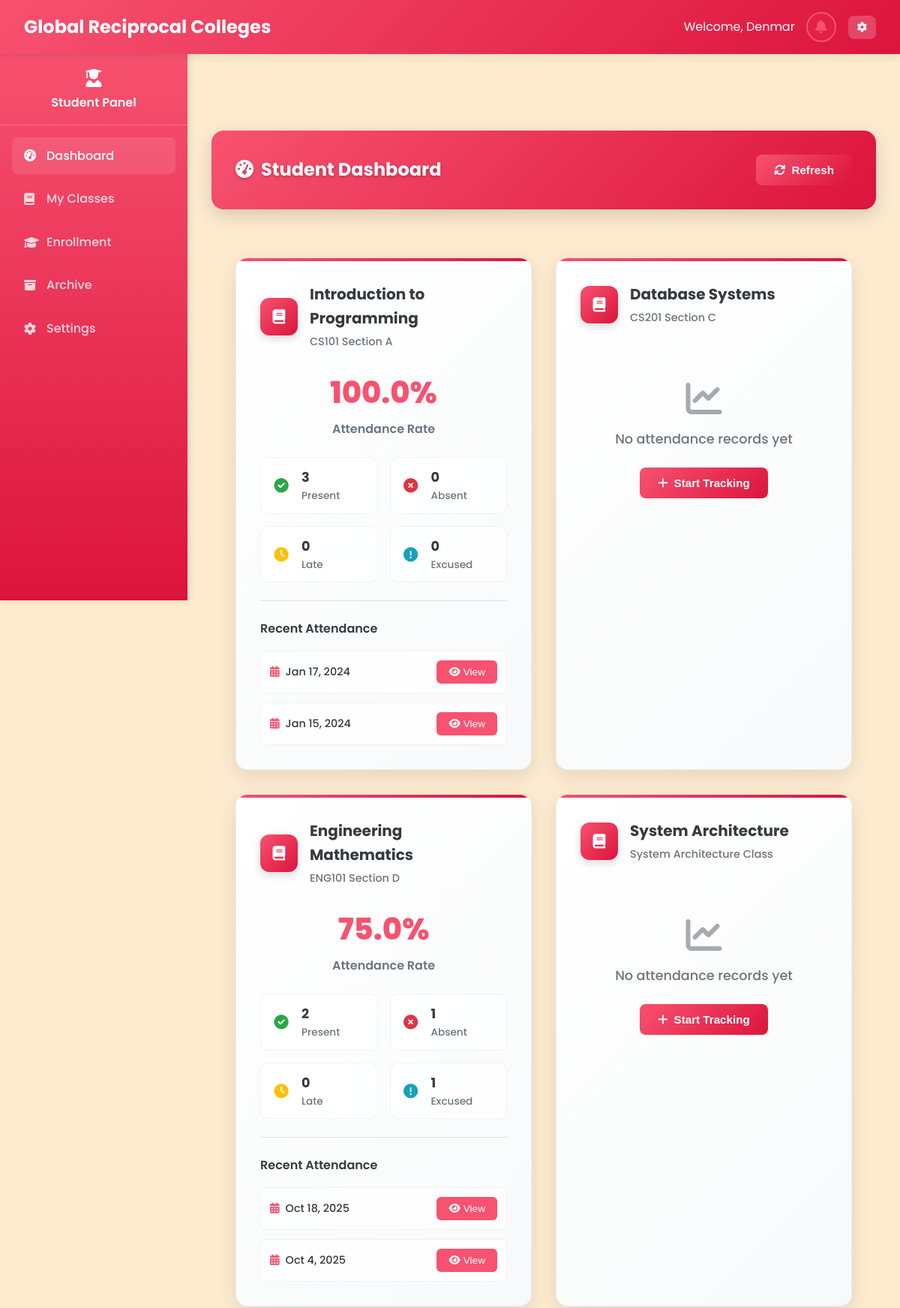
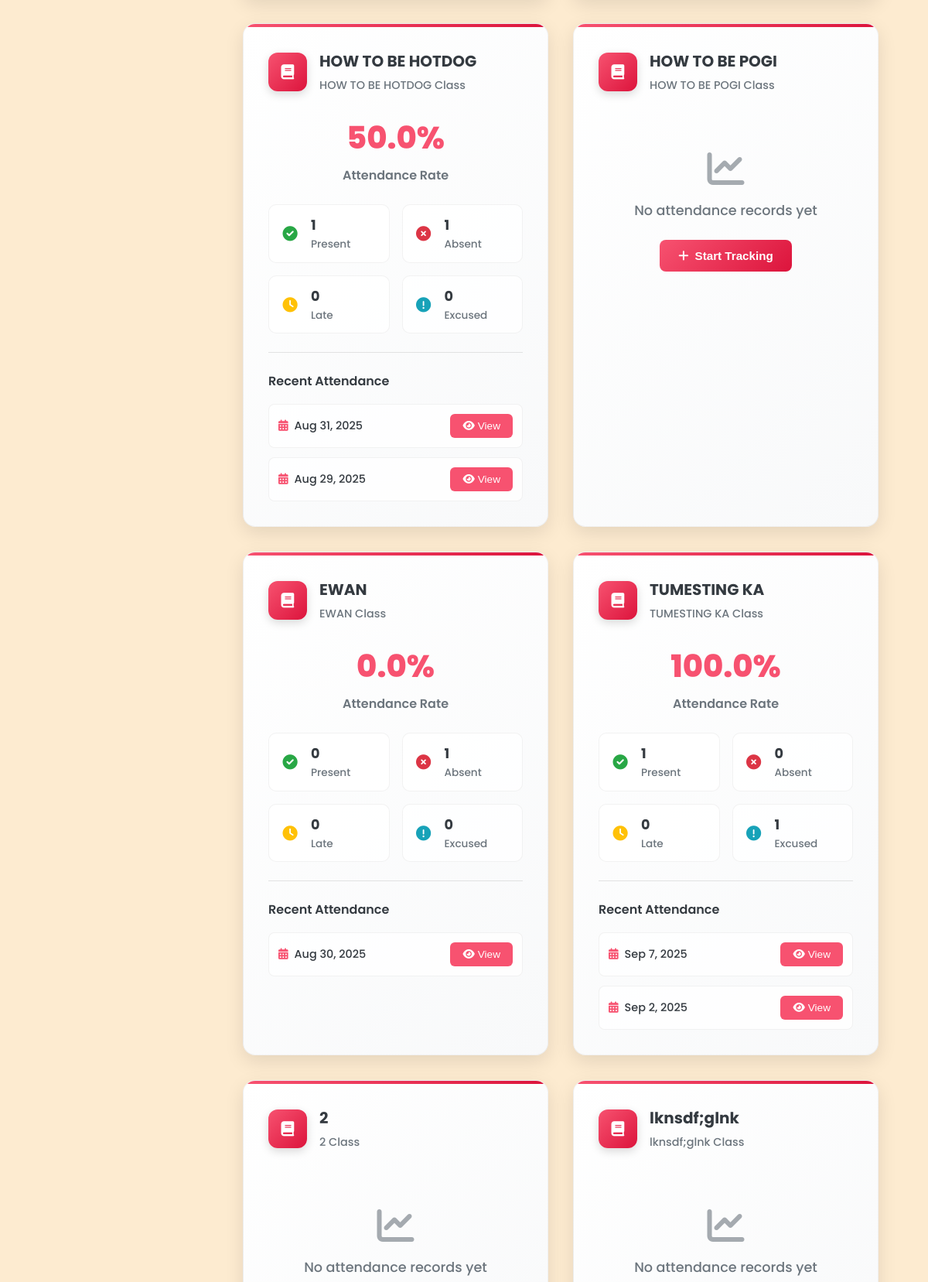
The app's page /Student/student_dashboard.php (signed in, upper part) with its own data (2 pictures, top to bottom).
### tables this page shows
CREATE TABLE `classes` (
  `class_id` varchar(20) NOT NULL,
  `class_name` varchar(100) NOT NULL,
  `class_code` varchar(20) NOT NULL,
  `subject_id` varchar(20) DEFAULT NULL,
  `professor_id` varchar(20) DEFAULT NULL,
  `schedule` varchar(100) DEFAULT NULL,
  `room` varchar(50) DEFAULT NULL,
  `created_at` datetime NOT NULL,
  `updated_at` datetime NOT NULL,
  `section` varchar(10) DEFAULT NULL,
  `semester_id` int(11) DEFAULT NULL,
  `status` enum('active','archived') DEFAULT 'active',
  `school_year_semester_id` int(11) DEFAULT NULL
);

CREATE TABLE `subjects` (
  `subject_id` varchar(20) NOT NULL,
  `subject_name` varchar(100) NOT NULL,
  `subject_code` varchar(20) NOT NULL,
  `description` text DEFAULT NULL,
  `credits` int(11) NOT NULL,
  `duration_id` int(11) DEFAULT NULL,
  `created_at` datetime NOT NULL,
  `updated_at` datetime NOT NULL,
  `semester_id` int(11) DEFAULT NULL
);

### Student/student_dashboard.php (the view, shortened to what this page needs)
     <?php
require_once '../php/db.php';
$student_id = $_SESSION['user_id'];
?>
<!DOCTYPE html>
<html lang="en">
<head>
    <link rel="stylesheet" href="../css/styles_fixed.css">
    <link rel="stylesheet" href="https://cdnjs.cloudflare.com/ajax/libs/font-awesome/6.0.0/css/all.min.css">
</head>
<body>
    <?php include '../includes/navbar_student.php'; ?>
    <?php include '../includes/sidebar_student.php'; ?>
    <main class="main-content">
        <div class="table-header-enhanced">
            <h2 class="table-title-enhanced"><i class="fas fa-tachometer-alt" style="margin-right: 10px;"></i>Student Dashboard</h2>
            <div class="table-actions-enhanced">
                <button class="btn btn-primary" onclick="refreshDashboard()">
                    <i class="fas fa-sync-alt"></i>
                    Refresh
                </button>
            </div>
        </div>
        <div class="dashboard-container">
        <?php
        $stmt = $pdo->prepare("SELECT c.class_id, c.class_name, s.subject_name
                               FROM student_classes sc
                               JOIN classes c ON sc.class_id = c.class_id
                               JOIN subjects s ON c.subject_id = s.subject_id
                               WHERE sc.student_id = ? AND c.status != 'archived'");
        $stmt->execute([$student_id]);
        $student_subjects = $stmt->fetchAll();
        $attendance_stats = [];
        $recent_dates = [];
        foreach ($student_subjects as $subject) {
            $query = "SELECT
                        COUNT(*) as total_records,
                        SUM(CASE WHEN status = 'Present' THEN 1 ELSE 0 END) as present,
                        SUM(CASE WHEN status = 'Absent' THEN 1 ELSE 0 END) as absent,
                        SUM(CASE WHEN status = 'Late' THEN 1 ELSE 0 END) as late,
                        SUM(CASE WHEN status = 'Excused' THEN 1 ELSE 0 END) as excused
                      FROM attendance
                      WHERE student_id = ? AND class_id = ?";
            $stmt2 = $pdo->prepare($query);
            $stmt2->execute([$student_id, $subject['class_id']]);
            $stats = $stmt2->fetch();
            $attendance_stats[$subject['class_id']] = $stats;
            $query = "SELECT DISTINCT date
                      FROM attendance
                      WHERE student_id = ? AND class_id = ?
                      ORDER BY date DESC
                      LIMIT 2";
            $stmt3 = $pdo->prepare($query);
            $stmt3->execute([$student_id, $subject['class_id']]);
            $dates = $stmt3->fetchAll(PDO::FETCH_COLUMN);
            $recent_dates[$subject['class_id']] = $dates;
        }
        ?>
        <div class="stats-grid">
            <?php foreach ($student_subjects as $subject):
                $stats = $attendance_stats[$subject['class_id']] ?? null;
            ?>
            <div class="stat-card-enhanced">
                <div class="stat-header-enhanced">
                    <div class="stat-icon-enhanced">
                        <i class="fas fa-book"></i>
                    </div>
                    <div class="stat-info-enhanced">
                        <h3 class="stat-title-enhanced"><?php echo htmlspecialchars($subject['subject_name']); ?></h3>
                        <p class="stat-subtitle-enhanced"><?php echo htmlspecialchars($subject['class_name']); ?></p>
                    </div>
                </div>
                <?php if ($stats && $stats['total_records'] > 0):
                    $attendance_rate = ($stats['present'] + $stats['late'] + $stats['excused']) / $stats['total_records'] * 100;
                ?>
                <div class="stat-metrics-enhanced">
                    <div class="stat-main-metric">
                        <div class="stat-value-enhanced"><?php echo number_format($attendance_rate, 1); ?>%</div>
                        <div class="stat-label-enhanced">Attendance Rate</div>
                    </div>
                    <div class="stat-breakdown-enhanced">
                        <div class="stat-breakdown-item">
                            <i class="fas fa-check-circle stat-breakdown-icon" style="color: #28a745;"></i>
                            <div>
                                <div class="stat-breakdown-value"><?php echo $stats['present']; ?></div>
                                <div class="stat-breakdown-label">Present</div>
                            </div>
                        </div>
                        <div class="stat-breakdown-item">
                            <i class="fas fa-times-circle stat-breakdown-icon" style="color: #dc3545;"></i>
                            <div>
                                <div class="stat-breakdown-value"><?php echo $stats['absent']; ?></div>
                                <div class="stat-breakdown-label">Absent</div>
                            </div>
                        </div>
                        <div class="stat-breakdown-item">
                            <i class="fas fa-clock stat-breakdown-icon" style="color: #ffc107;"></i>
                            <div>
                                <div class="stat-breakdown-value"><?php echo $stats['late']; ?></div>
                                <div class="stat-breakdown-label">Late</div>
                            </div>
                        </div>
                        <div class="stat-breakdown-item">
                            <i class="fas fa-exclamation-circle stat-breakdown-icon" style="color: #17a2b8;"></i>
                            <div>
                                <div class="stat-breakdown-value"><?php echo $stats['excused']; ?></div>
                                <div class="stat-breakdown-label">Excused</div>
                            </div>
                        </div>
                    </div>
                </div>
                <?php if (!empty($recent_dates[$subject['class_id']])): ?>
                <div class="stat-actions-enhanced">
                    <h4 class="stat-section-title">Recent Attendance</h4>
                    <div class="stat-recent-list">
                        <?php foreach ($recent_dates[$subject['class_id']] as $date): ?>
                        <div class="stat-recent-item">
                            <div class="stat-recent-date">
                                <i class="fas fa-calendar-alt" style="color: var(--primary);"></i>
                                <?php echo date('M j, Y', strtotime($date)); ?>
                            </div>
                            <button class="stat-action-btn" onclick="openAttendanceModal('<?php echo $subject['class_id']; ?>', '<?php echo $date; ?>')">
                                <i class="fas fa-eye"></i>
                                View
                            </button>
                        </div>
                        <?php endforeach; ?>
                    </div>
                </div>
                <?php endif; ?>
                <?php else: ?>
                <div class="stat-empty-enhanced">
                    <i class="fas fa-chart-line stat-empty-icon"></i>
                    <div class="stat-empty-text">No attendance records yet</div>
                    <button class="stat-primary-btn">
                        <i class="fas fa-plus"></i>
                        Start Tracking
                    </button>
                </div>
                <?php endif; ?>
            </div>
            <?php endforeach; ?>
        </div>
        </div>
</body>
</html>

### includes/navbar_student.php (style rules this page uses)
:root { --primary: #F75270; --primary-dark: #DC143C; --primary-light: #F7CAC9; --secondary: #F75270; --accent: #F7CAC9; --light: #FDEBD0; --dark: #343a40; --gray: #6c757d; --light-gray: #F7CAC9; --success: #28a745; --warning: #ffc107; --danger: #dc3545; --info: #17a2b8; }

### includes/sidebar_student.php (style rules this page uses)
.main-content { margin-left: 250px; padding: 2rem; width: calc(100% - 250px); box-sizing: border-box; }

### records on screen
classes: subject.subject_name "Introduction to Programming", class_name "CS101 Section A", attendance_rate "100.0", present "3", absent "0", late "0", excused "0", class_id "Jan 17, 2024", class_id "Jan 15, 2024"
classes: subject.subject_name "Database Systems", class_name "CS201 Section C", shows "No attendance records yet"
classes: subject.subject_name "Engineering Mathematics", class_name "ENG101 Section D", attendance_rate "75.0", present "2", absent "1", late "0", excused "1", class_id "Oct 18, 2025", class_id "Oct 4, 2025"
classes: subject.subject_name "System Architecture", class_name "System Architecture Class", shows "No attendance records yet"
classes: subject.subject_name "HOW TO BE HOTDOG", class_name "HOW TO BE HOTDOG Class", attendance_rate "50.0", present "1", absent "1", late "0", excused "0", class_id "Aug 31, 2025", class_id "Aug 29, 2025"
classes: subject.subject_name "HOW TO BE POGI", class_name "HOW TO BE POGI Class", shows "No attendance records yet"
classes: subject.subject_name "EWAN", class_name "EWAN Class", attendance_rate "0.0", present "0", absent "1", late "0", excused "0", class_id "Aug 30, 2025"
classes: subject.subject_name "TUMESTING KA", class_name "TUMESTING KA Class", attendance_rate "100.0", present "1", absent "0", late "0", excused "1", class_id "Sep 7, 2025", class_id "Sep 2, 2025"
classes: subject.subject_name "2", class_name "2 Class", shows "No attendance records yet"
classes: subject.subject_name "lknsdf;glnk", class_name "lknsdf;glnk Class", shows "No attendance records yet"

### other values on screen
$_SESSION['first_name'] "Denmar"
